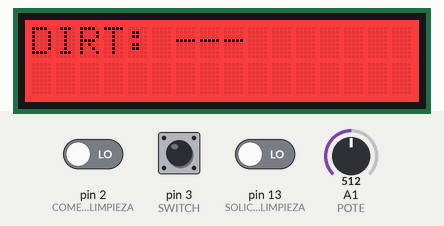
Simulated run of this sketch. Board: Arduino Uno, built with avr-gcc and run on an emulated ATmega328P. Shown: 16×2 character LCD. Inputs (shaded band) come from the test bench; at power-on: pin 3 (SWITCH) HIGH, pin 13 (SOLICITAR_LIMPIEZA) LOW, A1 (POTE) = 512, pin 2 (COMENZAR_LIMPIEZA) LOW.

Above: at 1.2 s.
1.3 s: pin 3 (SWITCH) pulled LOW for 0.15 s
At 1.38 s:
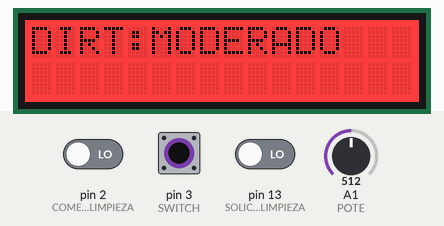
4.4 s: pin 3 (SWITCH) pulled LOW for 3.2 s
9.1 s: pin 3 (SWITCH) driven LOW and pin 13 (SOLICITAR_LIMPIEZA) driven HIGH
At 9.9 s:
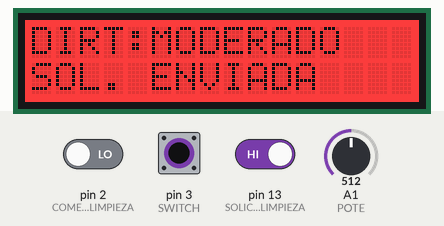
11.6 s: A1 (POTE) set to 716
At 12.8 s:
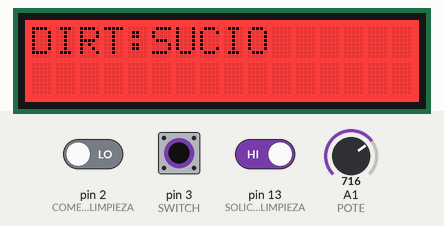
13.1 s: A1 (POTE) set to 900
At 14.1 s:
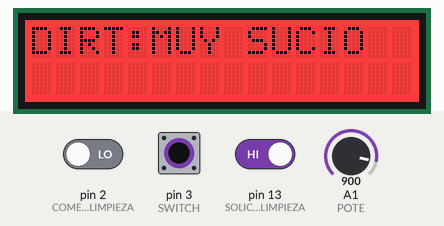
Timing chart, 0 to 15.6 s (numbered marks = the images above; inputs shaded):
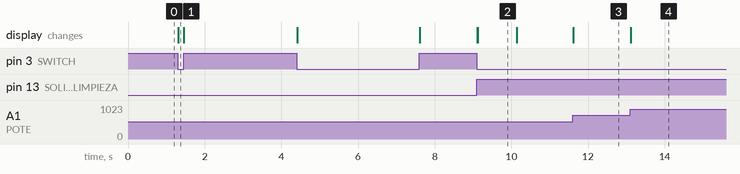

Measured:
- after the input at 1.3 s, the display: changes at once (image 1)
- after the input at 9.1 s, the display: first changes at once (image 2 shows a later state)
- after the input at 11.6 s, the display: changes at once (image 3)
- after the input at 13.1 s, the display: changes at once (image 4)
- what the display in image 2 shows lasts 1.0 s, from 9.1 s to 10.1 s

The sketch:

tp_banio_limpio.ino
```cpp
#include <Wire.h>
#include "rgb_lcd.h"

#include <SoftwareSerial.h>

rgb_lcd lcd;

const int colorR = 255;
const int colorG = 0;
const int colorB = 0;

const char COMANDO_ESTADO_OCUPADO = 'O';
const char COMANDO_ESTADO_LIBRE = 'L';
const char COMANDO_ESTADO_PENDIENTE_DE_LIMPIEZA = 'P';
const char COMANDO_ESTADO_EN_LIMPIEZA = 'E';

const char COMANDO_SOLICITUD_LIMPIEZA = 'S';
const char COMANDO_ENVIAR_ESTADO = 'E';
const char COMANDO_INICIAR_LIMPIEZA = 'I';
const char COMANDO_FINALIZAR_LIMPIEZA = 'F';

#define GAP 205

#define POTE A1
#define SWITCH 3
#define SOLICITAR_LIMPIEZA 13
#define COMENZAR_LIMPIEZA 2


#define COLORRED 11
#define COLORBLUE 12
#define COLORGREEN 10
#define RS 9
#define E 8
#define DB4 7
#define DB5 6
#define DB6 5
#define DB7 4


#define CAMBIAR_COLOR_VERDE 0
#define CAMBIAR_COLOR_ROJO 1
#define CAMBIAR_COLOR_AZUL 2


#define TIEMPO_MENSAJE 1000


#define LIBRE 0
#define OCUPADO 1
#define PENDIENTE_DE_LIMPIEZA_LIBRE 2
#define PENDIENTE_DE_LIMPIEZA_OCUPADO 3
#define EN_LIMPIEZA 4


#define ENTRA_PERSONA 1
#define SALE_PERSONA 0
#define SOLICITUD_LIMPIEZA 2
#define COMENZAR_O_FINALIZAR_LIMPIEZA 3
#define CONTINUAR 4
#define FIN_TIEMPO_MENSAJE 5
#define VARIACION_NIVEL_DE_SUCIEDAD 6
#define ENVIAR_ESTADO 14


#define ACTIVADO 1
#define DESACTIVADO 0

#define VALOR_INICIAL -1

#define COLUMNA_MSJ_FILA1 5
#define COLUMNA_MSJ_FILA2 0
#define FILA1 0
#define FILA2 1

#define LOG

SoftwareSerial miBT(6, 7);

String nivel_suciedad[] = {{"IMPECABLE  "},{"LIMPIO     "},{"MODERADO   "},{"SUCIO      "},{"MUY SUCIO  "}};

int hayEvento = 0;
int estadoActual;
int tipoEvento;

int estadoAnteriorSwitch;
int estadoAnteriorPulsadorSolicitarLimpieza = LOW;
int estadoAnteriorPulsadorComenzarLimpieza = LOW;
int estadoAnteriorNivelDeSuciedad;
int estadoActualNivelDeSuciedad;


int temporizador = DESACTIVADO;
int tiempoDesde;
int tiempoHasta;

void log(String estado, String evento)
{
#ifdef LOG
    Serial.println("------------------------------------------------");
    Serial.println(estado);
    Serial.println(evento);
    Serial.println("------------------------------------------------");
#endif
}

void log(String msj)
{
  #ifdef LOG
  Serial.println(msj);
  #endif
}

void log(int val)
{
  #ifdef LOG
 Serial.println(val);
  #endif
}

void modificarColorLed(int color)
{
  if(color == CAMBIAR_COLOR_VERDE)
    colorLed(0,0,255);
  else if(color == CAMBIAR_COLOR_ROJO)
  colorLed(255,0,0);
  else
    colorLed(0,255,0);
}


void colorLed(int red, int blue, int green)
{
    analogWrite(COLORRED,red);
    analogWrite(COLORBLUE,blue);
    analogWrite(COLORGREEN,green);
}

int verificarEventoPotenciometro()
{
  hayEvento = 0;
  int valPote = analogRead(POTE);
    estadoActualNivelDeSuciedad = valPote / GAP;
    if(estadoAnteriorNivelDeSuciedad != estadoActualNivelDeSuciedad)
    {
        tipoEvento = VARIACION_NIVEL_DE_SUCIEDAD;
        estadoAnteriorNivelDeSuciedad = estadoActualNivelDeSuciedad;
      hayEvento = 1;
    }

    return hayEvento;
}

int verificarEventoSensorSwitch()
{
  hayEvento = 0;
  int estadoSensor = digitalRead(SWITCH);
  if(estadoSensor != estadoAnteriorSwitch)
  {
    estadoAnteriorSwitch = estadoSensor;
    tipoEvento = estadoSensor;
    hayEvento = 1;
  }

  return hayEvento;
}

int verficarEventoPulsadorSolicitudDeLimpieza()
{
  hayEvento = 0;
  if(temporizador == ACTIVADO)
  return hayEvento;
  int estadoSensor = digitalRead(SOLICITAR_LIMPIEZA);

  if(estadoSensor == HIGH && estadoAnteriorPulsadorSolicitarLimpieza == LOW)
  {
    tipoEvento = SOLICITUD_LIMPIEZA;
    hayEvento = 1;
  }
  estadoAnteriorPulsadorSolicitarLimpieza = estadoSensor;

  return hayEvento;
}

int verificarEventoPulsadorDeLimpieza()
{
  hayEvento = 0;
  int estadoSensor = digitalRead(COMENZAR_LIMPIEZA);
  if(estadoSensor == HIGH && estadoAnteriorPulsadorComenzarLimpieza == LOW)
  {
    tipoEvento = COMENZAR_O_FINALIZAR_LIMPIEZA;
    hayEvento = 1;
  }
  estadoAnteriorPulsadorComenzarLimpieza = estadoSensor;
  return hayEvento;
}

int leerBTH()
{
  char msgeBT = '0';

  if (miBT.available())
  {
    msgeBT = char(miBT.read());
    log(msgeBT);
  }

 hayEvento = 0;

  if (msgeBT == COMANDO_INICIAR_LIMPIEZA || msgeBT == COMANDO_FINALIZAR_LIMPIEZA)
  {
    tipoEvento = COMENZAR_O_FINALIZAR_LIMPIEZA;
    hayEvento = 1;
  }
  else if (msgeBT == COMANDO_ENVIAR_ESTADO)
  {
    tipoEvento = ENVIAR_ESTADO;
    hayEvento = 1;
  }

  return hayEvento;
}

void tomarEvento()
{
  if(temporizador)
  {
    tiempoHasta = millis();
    if(tiempoHasta - tiempoDesde > TIEMPO_MENSAJE)
    {
      tiempoDesde = tiempoHasta;
      tipoEvento = FIN_TIEMPO_MENSAJE;
      return;
    }
  }

  if(leerBTH())
    return;

  if(verificarEventoSensorSwitch())
    return;
  if(verficarEventoPulsadorSolicitudDeLimpieza())
    return;
  if(verificarEventoPulsadorDeLimpieza())
    return;

  if(verificarEventoPotenciometro())
    return;

  tipoEvento = CONTINUAR;
}


void escribirDisplayLCD(int columna,int fila,String mensaje)
{
  lcd.setCursor(columna,fila);
  lcd.print(mensaje);
}

void configuracionDeValores()
{
    Serial.begin(9600);

    miBT.begin(9600);

    lcd.begin(16, 2);

    lcd.setRGB(colorR, colorG, colorB);

    lcd.print("DIRT: ---");

    pinMode(SWITCH,INPUT);
    pinMode(SOLICITAR_LIMPIEZA,INPUT);
    pinMode(COMENZAR_LIMPIEZA, INPUT);

    pinMode(COLORRED,OUTPUT);
    pinMode(COLORBLUE,OUTPUT);
    pinMode(COLORGREEN,OUTPUT);

    estadoActual = digitalRead(SWITCH);
    estadoAnteriorSwitch = estadoActual;
    if(estadoActual == LIBRE)
      modificarColorLed(CAMBIAR_COLOR_VERDE);
    else
      modificarColorLed(CAMBIAR_COLOR_ROJO);

    estadoAnteriorNivelDeSuciedad = VALOR_INICIAL;
}

void maquinaDeEstados()
{
  tomarEvento();

  switch(estadoActual)
  {
    case LIBRE:
          switch(tipoEvento)
          {
              case ENTRA_PERSONA:
                modificarColorLed(CAMBIAR_COLOR_ROJO);
                escribirDisplayLCD(COLUMNA_MSJ_FILA1,FILA1," ---       ");
                estadoActual = OCUPADO;
                miBT.write(COMANDO_ESTADO_OCUPADO);
                tipoEvento = CONTINUAR;
                break;
              case SOLICITUD_LIMPIEZA:
                escribirDisplayLCD(COLUMNA_MSJ_FILA2,FILA2,"SOL. ENVIADA   ");
                temporizador = ACTIVADO;
                tiempoDesde = millis();
                estadoActual = PENDIENTE_DE_LIMPIEZA_LIBRE;

                miBT.write(COMANDO_SOLICITUD_LIMPIEZA);

                break;
              case VARIACION_NIVEL_DE_SUCIEDAD:
                escribirDisplayLCD(COLUMNA_MSJ_FILA1,FILA1,nivel_suciedad[estadoAnteriorNivelDeSuciedad]);
                estadoActual = LIBRE;
                tipoEvento = CONTINUAR;
                break;
              case CONTINUAR:
                estadoActual = LIBRE;
                break;
              case ENVIAR_ESTADO:
                miBT.write(COMANDO_ESTADO_LIBRE);
                tipoEvento = CONTINUAR;
                break;
          }
          break;
    case OCUPADO:
          switch(tipoEvento)
          {
              case SALE_PERSONA:
                modificarColorLed(CAMBIAR_COLOR_VERDE);
                escribirDisplayLCD(COLUMNA_MSJ_FILA1,FILA1,nivel_suciedad[estadoAnteriorNivelDeSuciedad]);
                estadoActual = LIBRE;
                miBT.write(COMANDO_ESTADO_LIBRE);
                break;
              case CONTINUAR:
                estadoActual = OCUPADO;
                break;
              case ENVIAR_ESTADO:
                miBT.write(COMANDO_ESTADO_OCUPADO);
                tipoEvento = CONTINUAR;
                break;
          }
          break;
    case PENDIENTE_DE_LIMPIEZA_LIBRE:
          switch(tipoEvento)
          {
              case ENTRA_PERSONA:
                modificarColorLed(CAMBIAR_COLOR_ROJO);
                escribirDisplayLCD(COLUMNA_MSJ_FILA1,FILA1," ---       ");
                estadoActual = PENDIENTE_DE_LIMPIEZA_OCUPADO;
                miBT.write(COMANDO_ESTADO_OCUPADO);
                tipoEvento = CONTINUAR;
                break;
              case COMENZAR_O_FINALIZAR_LIMPIEZA:
                modificarColorLed(CAMBIAR_COLOR_AZUL);
                estadoActual = EN_LIMPIEZA;
                tipoEvento = CONTINUAR;
                break;
              case SOLICITUD_LIMPIEZA:
                escribirDisplayLCD(COLUMNA_MSJ_FILA2,FILA2,"SOL. YA ENVIADA");
                temporizador = ACTIVADO;
                tiempoDesde = millis();
                estadoActual = PENDIENTE_DE_LIMPIEZA_LIBRE;
                tipoEvento = CONTINUAR;
                break;
              case FIN_TIEMPO_MENSAJE:
                temporizador = DESACTIVADO;
                escribirDisplayLCD(COLUMNA_MSJ_FILA2,FILA2,"               ");
                estadoActual = PENDIENTE_DE_LIMPIEZA_LIBRE;
                tipoEvento = CONTINUAR;
                break;
              case VARIACION_NIVEL_DE_SUCIEDAD:
                escribirDisplayLCD(COLUMNA_MSJ_FILA1,FILA1,nivel_suciedad[estadoAnteriorNivelDeSuciedad]);
                estadoActual = PENDIENTE_DE_LIMPIEZA_LIBRE;
                tipoEvento = CONTINUAR;
                break;
              case CONTINUAR:
                estadoActual = PENDIENTE_DE_LIMPIEZA_LIBRE;
                break;
              case ENVIAR_ESTADO:
                miBT.write(COMANDO_ESTADO_PENDIENTE_DE_LIMPIEZA);
                tipoEvento = CONTINUAR;
                break;
          }
          break;
    case PENDIENTE_DE_LIMPIEZA_OCUPADO:
          switch(tipoEvento)
          {
              case SALE_PERSONA:
                modificarColorLed(CAMBIAR_COLOR_VERDE);
                escribirDisplayLCD(COLUMNA_MSJ_FILA1,FILA1,nivel_suciedad[estadoAnteriorNivelDeSuciedad]);
                miBT.write(COMANDO_ESTADO_LIBRE);
                estadoActual = PENDIENTE_DE_LIMPIEZA_LIBRE;
                tipoEvento = CONTINUAR;
                break;
              case FIN_TIEMPO_MENSAJE:
                temporizador = DESACTIVADO;
                escribirDisplayLCD(COLUMNA_MSJ_FILA2,FILA2,"               ");
                estadoActual = PENDIENTE_DE_LIMPIEZA_OCUPADO;
                tipoEvento = CONTINUAR;
                break;
              case CONTINUAR:
                estadoActual = PENDIENTE_DE_LIMPIEZA_OCUPADO;
                break;
              case ENVIAR_ESTADO:
                miBT.write(COMANDO_ESTADO_OCUPADO);
                tipoEvento = CONTINUAR;
                break;
          }
      break;
    case EN_LIMPIEZA:
          switch(tipoEvento)
          {
              case COMENZAR_O_FINALIZAR_LIMPIEZA:
                modificarColorLed(CAMBIAR_COLOR_VERDE);
                estadoActual = LIBRE;
                miBT.write(COMANDO_ESTADO_LIBRE);
                tipoEvento = CONTINUAR;
                break;
              case VARIACION_NIVEL_DE_SUCIEDAD:
                escribirDisplayLCD(COLUMNA_MSJ_FILA1,FILA1,nivel_suciedad[estadoAnteriorNivelDeSuciedad]);
                estadoActual = EN_LIMPIEZA;
                tipoEvento = CONTINUAR;
                break;
              case CONTINUAR:
                estadoActual = EN_LIMPIEZA;
                break;
              case ENVIAR_ESTADO:
                miBT.write(COMANDO_ESTADO_EN_LIMPIEZA);
                tipoEvento = CONTINUAR;
                break;
          }
      break;
  }
}

void setup()
{
 configuracionDeValores();
}

void loop()
{
  maquinaDeEstados();
}
```
